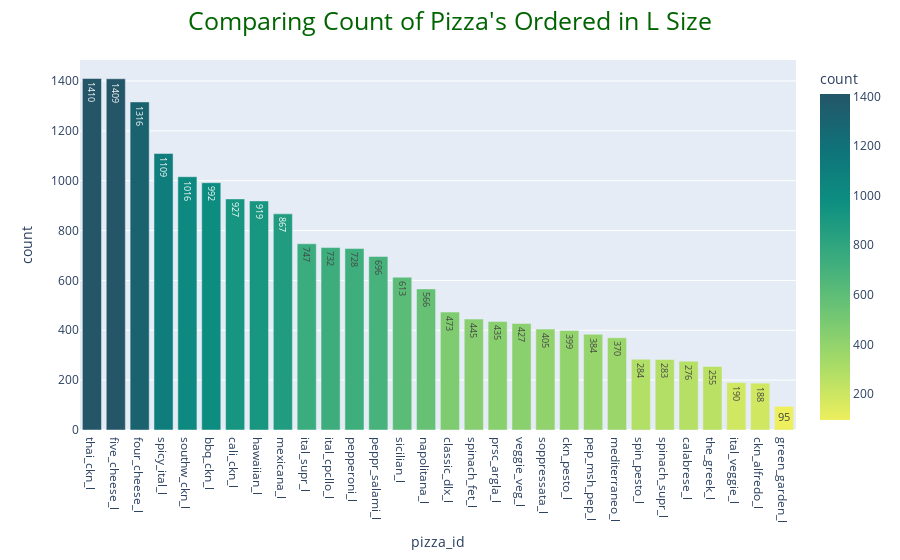

The notebook cell this image was saved under:
### Code cell
px.bar(most_L_pizza, x = "pizza_id", y = "count", text = "count", color = "count", color_continuous_scale="aggrnyl_r").update_layout(title = 
                                      "Comparing Count of Pizza's Ordered in L Size", title_font=dict(size=25,color="darkgreen"),
                                      title_x=0.5)

### Figure 1 — Plotly figure (JSON) as saved in the notebook; plotly's stock layout.template omitted (floating-point values rounded to 4 significant figures)
{"data": [{"alignmentgroup": "True", "hovertemplate": "pizza_id=%{x}<br>count=%{marker.color}<extra></extra>", "legendgroup": "", "marker": {"color": [1410, 1409, 1316, 1109, 1016, 992, 927, 919, 867, 747, 732, 728, 696, 613, 566, 473, 445, 435, 427, 405, 399, 384, 370, 284, 283, 276, 255, 190, 188, 95], "coloraxis": "coloraxis", "pattern": {"shape": ""}}, "name": "", "offsetgroup": "", "orientation": "v", "showlegend": false, "text": [1410, 1409, 1316, 1109, 1016, 992, 927, 919, 867, 747, 732, 728, 696, 613, 566, 473, 445, 435, 427, 405, 399, 384, 370, 284, 283, 276, 255, 190, 188, 95], "textposition": "auto", "type": "bar", "x": ["thai_ckn_l", "five_cheese_l", "four_cheese_l", "spicy_ital_l", "southw_ckn_l", "bbq_ckn_l", "cali_ckn_l", "hawaiian_l", "mexicana_l", "ital_supr_l", "ital_cpcllo_l", "pepperoni_l", "peppr_salami_l", "sicilian_l", "napolitana_l", "classic_dlx_l", "spinach_fet_l", "prsc_argla_l", "veggie_veg_l", "soppressata_l", "ckn_pesto_l", "pep_msh_pep_l", "mediterraneo_l", "spin_pesto_l", "spinach_supr_l", "calabrese_l", "the_greek_l", "ital_veggie_l", "ckn_alfredo_l", "green_garden_l"], "xaxis": "x", "y": [1410, 1409, 1316, 1109, 1016, 992, 927, 919, 867, 747, 732, 728, 696, 613, 566, 473, 445, 435, 427, 405, 399, 384, 370, 284, 283, 276, 255, 190, 188, 95], "yaxis": "y"}], "layout": {"barmode": "relative", "coloraxis": {"colorbar": {"title": {"text": "count"}}, "colorscale": [[0, "rgb(237, 239, 93)"], [0.1667, "rgb(169, 220, 103)"], [0.3333, "rgb(110, 197, 116)"], [0.5, "rgb(57, 171, 126)"], [0.6667, "rgb(13, 143, 129)"], [0.8333, "rgb(15, 114, 121)"], [1, "rgb(36, 86, 104)"]]}, "legend": {"tracegroupgap": 0}, "margin": {"t": 60}, "title": {"font": {"color": "darkgreen", "size": 25}, "text": "Comparing Count of Pizza's Ordered in L Size", "x": 0.5}, "xaxis": {"anchor": "y", "domain": [0, 1], "title": {"text": "pizza_id"}}, "yaxis": {"anchor": "x", "domain": [0, 1], "title": {"text": "count"}}}}
